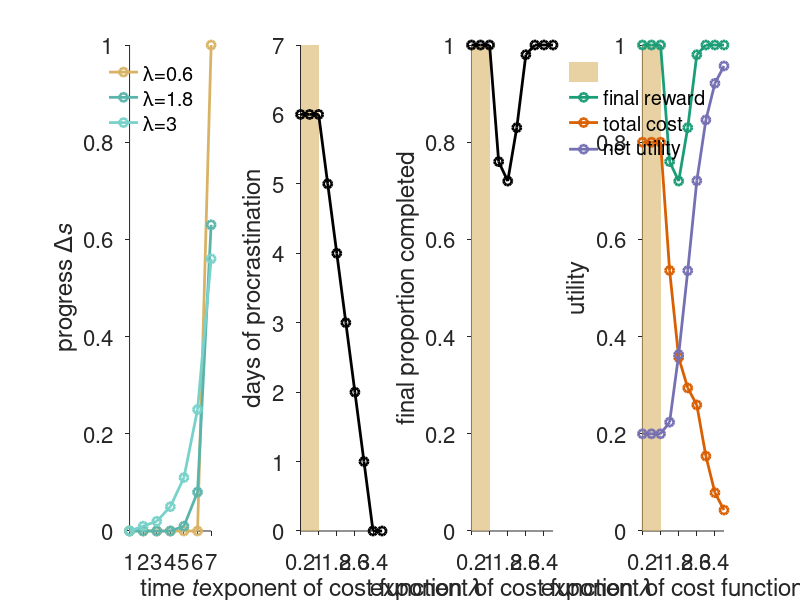

Here is the MATLAB script that generated this plot:
close all;
clear
%% Prepare figures

% Default settings
set(0,'DefaultLineLineWidth',2);
set(0,'DefaultAxesFontSize',16);

%%%%%%%% first run DelayedRewardLambda.m code 

%%%%%%% parameters for figure
%%%%%%% lambdatimecoursecurve_daysofpro_utility.pdf
% eta=0.8; gamma = 0.2;
%%%%%%% lambdaVec = 0.2:0.4:4;
load('lambda.mat')

figure
%% plot examples of time course curve of progress 
subplot(1,4,1)
greencolor = [161,217,155;116,196,118;65,171,93;35,139,69;0,109,44;0,68,27]/255;

plot(1:T,WithoptActSeqMatrix(:,2),'o-','Color',[216,179,101]/255);
hold on
plot(1:T,WithoptActSeqMatrix(:,5),'o-','Color',[90,180,172]/255);
hold on
plot(1:T,WithoptActSeqMatrix(:,8),'o-','Color',([90,180,172]+30)/255);%greencolor(4,:));
hold off

legend('\lambda=0.6','\lambda=1.8','\lambda=3')
legend boxoff
xlabel('time \itt','Interpreter','tex')
ylabel('progress \Delta\its','Interpreter','tex')
xlim([1,T])
xticks(1:T)
box off
set(gca,'TickDir','out');

%% days of procrastination over lambda  
subplot(1,4,2)
numberzero = nan(1,length(lambdaVec));
for lambdaIdx = 1:length(lambdaVec)
    numberzero(lambdaIdx)= nnz(~WithoptActSeqMatrix(:,lambdaIdx));
end
fill([min(lambdaVec) 1 1 min(lambdaVec)], [0 0 7 7], [216,179,101]/255, 'EdgeColor', 'none','FaceAlpha',0.6);
hold on
plot(lambdaVec,numberzero,'ko-')
xlabel('exponent of cost function \it\lambda','Interpreter','tex')
ylabel('days of procrastination')
ylim([0 T])
set(gca, 'XTick', lambdaVec(1:2:end));
xlim([lambdaVec(1),lambdaVec(end)])
box off
set(gca,'TickDir','out');

%% final proportion completed over lambda  
subplot(1,4,3)
fill([min(lambdaVec) 1 1 min(lambdaVec)], [0 0 7 7], [216,179,101]/255, 'EdgeColor', 'none','FaceAlpha',0.6);
hold on
plot(lambdaVec,U_task_with,'ko-');
xlabel('exponent of cost function \it\lambda','Interpreter','tex')
ylabel('final proportion completed')
ylim([0 1])
set(gca, 'XTick', lambdaVec(1:2:end));
xlim([lambdaVec(1),lambdaVec(end)])
box off
set(gca,'TickDir','out');

%% plot the total cost
subplot(1,4,4)
bluecolor = [158,202,225;107,174,214;66,146,198;33,113,181;8,81,156;8,48,107]/255;
% %greencolor = [153,216,201;102,194,164;65,174,118;35,139,69;0,109,44;0,68,27]/255;
% greycolor =[189,189,189;150,150,150;115,115,115;82,82,82;37,37,37;0,0,0]/255;
% greencolor = [161,217,155;116,196,118;65,171,93;35,139,69;0,109,44;0,68,27]/255;
redcolor = [252,146,114;251,106,74;239,59,44;203,24,29;165,15,21;103,0,13]/255; 
threecolor = [27,158,119;217,95,2;117,112,179]/255;
% 
% plot(lambdaVec,U_task_with,'o-','Color',bluecolor(3,:));
% hold on 
% plot(lambdaVec,cost_with,'o-','Color',redcolor(3,:));
% hold on
fill([min(lambdaVec) 1 1 min(lambdaVec)], [0 0 7 7], [216,179,101]/255, 'EdgeColor', 'none','FaceAlpha',0.6);
hold on
plot(lambdaVec,U_task_with,'o-','Color',threecolor(1,:))
hold on
plot(lambdaVec,cost_with,'o-','Color',threecolor(2,:))
hold on
plot(lambdaVec,Utotal_with,'o-','Color',threecolor(3,:));
legend('','final reward','total cost','net utility')
legend boxoff
%legend('utility of the task reward','total cost','net utility')
xlabel('exponent of cost function \it\lambda','Interpreter','tex')
%ylabel('utility')
ylabel('utility')
ylim([0 1])
xlim([lambdaVec(1),lambdaVec(end)])
set(gca, 'XTick', lambdaVec(1:2:end));
box off
set(gca,'TickDir','out');

x0=10;
y0=10;
width=1200;
height=250;
set(gcf,'position',[x0,y0,width,height])